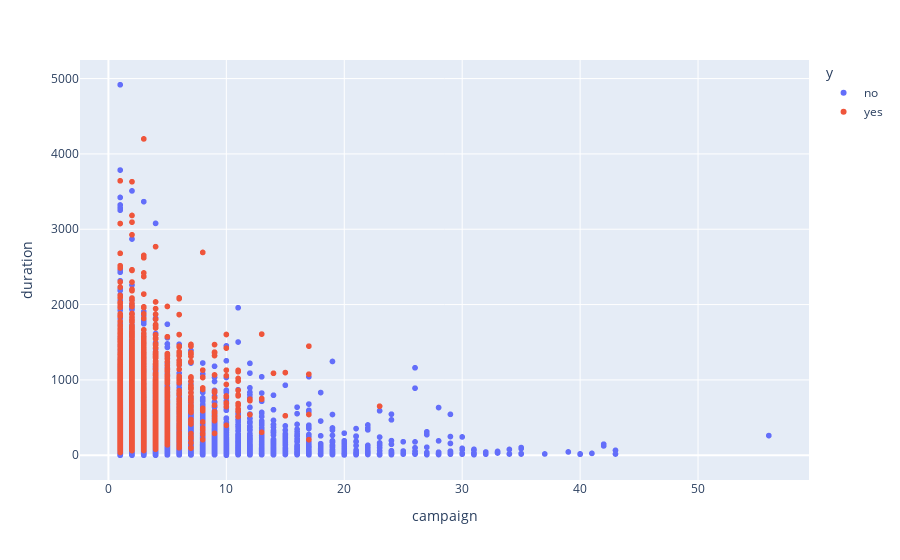

Notebook source saved alongside this figure:
### Markdown cell above
konsumen yang menolak kebanyakan memiliki durasi yang lebih rendah dibandingkan dengan yang ikut deposit

### Code cell
fig = px.scatter(df, x="campaign", y="duration", color="y")
fig.show()

### Figure 1 — Plotly figure (JSON) as saved in the notebook; plotly's stock layout.template omitted (floating-point values rounded to 4 significant figures; data arrays with more than 128 entries replaced by an {"elided": "..."} marker saying what was removed)
{"data": [{"hovertemplate": "y=no<br>campaign=%{x}<br>duration=%{y}<extra></extra>", "legendgroup": "no", "marker": {"color": "#636efa", "symbol": "circle"}, "mode": "markers", "name": "no", "showlegend": true, "type": "scattergl", "x": {"elided": "36548 int values"}, "xaxis": "x", "y": {"elided": "36548 int values"}, "yaxis": "y"}, {"hovertemplate": "y=yes<br>campaign=%{x}<br>duration=%{y}<extra></extra>", "legendgroup": "yes", "marker": {"color": "#EF553B", "symbol": "circle"}, "mode": "markers", "name": "yes", "showlegend": true, "type": "scattergl", "x": {"elided": "4640 int values"}, "xaxis": "x", "y": {"elided": "4640 int values"}, "yaxis": "y"}], "layout": {"legend": {"title": {"text": "y"}, "tracegroupgap": 0}, "margin": {"t": 60}, "xaxis": {"anchor": "y", "domain": [0, 1], "title": {"text": "campaign"}}, "yaxis": {"anchor": "x", "domain": [0, 1], "title": {"text": "duration"}}}}
